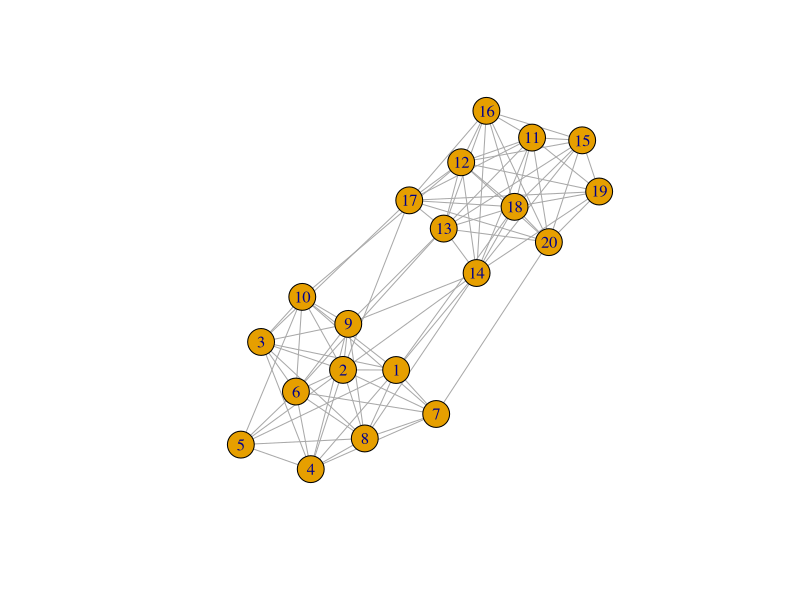

R code for this plot: (Note: this script raises an error after producing the figure.)
##CRIANDO GRAFOS ALEATÓRIOS
require(igraph)
pref_matrix <- cbind(c(0.8, 0.1), c(0.1, 0.7))
g2 <- sample_(sbm(n = 20, pref.matrix = pref_matrix,block.sizes = c(10, 10)))
g1 <- erdos.renyi.game(100,250,'gnm', directed=T)
plot(g2)

#MEDIDAS
#AI
GRAU_AI <- degree(matrixnetwork, normalized = FALSE, loops = FALSE)
DENSIDADE_AI <- edge_density(matrixnetwork, loops = FALSE) 
FORÇA_AI <- strength (matrixnetwork,   vids = V(matrixnetwork),   mode = c("all"),   loops = FALSE,   weights = NULL )
CENTRALIDADE_AI <- estimate_betweenness(matrixnetwork, vids = V(matrixnetwork), directed = FALSE,  weights = NULL, cutoff = -1)
GLOBAL_EF_AI <- global_efficiency(matrixnetwork, weights = NULL, directed = FALSE)
LOCAL_AI <- local_efficiency( matrixnetwork, vids = V(matrixnetwork),    weights = NULL,   directed = TRUE,   mode = c("all"))
GLOBAL_CLU_AI <- average_local_efficiency(  matrixnetwork,  weights = NULL,   directed = TRUE,   mode = c("all"))
#BI
GRAU_BI <- degree(matrixnetwork, normalized = FALSE, loops = FALSE)
DENSIDADE_BI <- edge_density(matrixnetwork, loops = FALSE) 
FORÇA_BI <- strength (matrixnetwork,   vids = V(matrixnetwork),   mode = c("all"),   loops = FALSE,   weights = NULL )
CENTRALIDADE_BI <- estimate_betweenness(matrixnetwork, vids = V(matrixnetwork), directed = FALSE,  weights = NULL, cutoff = -1)
GLOBAL_EF_BI <- global_efficiency(matrixnetwork, weights = NULL, directed = FALSE)
LOCAL_BI <- local_efficiency( matrixnetwork, vids = V(matrixnetwork),    weights = NULL,   directed = TRUE,   mode = c("all"))
GLOBAL_CLU_BI <- average_local_efficiency(  matrixnetwork,  weights = NULL,   directed = TRUE,   mode = c("all"))
#RANDOM
GRAU_R <- degree(g2, normalized = FALSE, loops = FALSE)
DENSIDADE_R <- edge_density(g2, loops = FALSE) 
FORÇA_R <- strength (g2,   vids = V(g2),   mode = c("all"),   loops = FALSE,   weights = NULL )
CENTRALIDADE_R <- estimate_betweenness(g2, vids = V(g2), directed = FALSE,  weights = NULL, cutoff = -1)
GLOBAL_EF_R <- global_efficiency(g2, weights = NULL, directed = FALSE)
LOCAL_R <- local_efficiency( g2, vids = V(g2),    weights = NULL,   directed = TRUE,   mode = c("all"))
GLOBAL_CLU_R <- average_local_efficiency(  g2,  weights = NULL,   directed = TRUE,   mode = c("all"))

##Estatisticas##
mean(degree(matrixnetwork, normalized = FALSE, loops = FALSE)) # calcula a media do grau
sd(degree(matrixnetwork, normalized = FALSE, loops = FALSE))
mean(DENSIDADE)
sd(DENSIDADE)
#NORMALIDADE
shapiro.test (FORÇA)
#AI-ACASO
wilcox.test(GRAU_AI, GRAU_R)
wilcox.test(FORÇA_AI,FORÇA_R)
wilcox.test(CENTRALIDADE_AI, CENTRALIDADE_R)
wilcox.test(LOCAL_AI,LOCAL_R)
wilcox.test(GLOBAL_CLU_AI,GLOBAL_CLU_R)


#GRAFICOS PARA MEDIDAS
hist(GRAU)

#CONDICAO (AI OR BI) X ACASO
####TESTAR POSSIBILIDADES ESTATISTICAS
###Forma 1 one sample
apply(degree_cool,  2,
      function(x) unlist(t.test(x)[c("statistic", "p.value")]))
apply(strength_coll,  2,
      function(x) unlist(t.test(x)[c("statistic", "p.value")]))
apply(centr_Betw_coll,  2,
      function(x) unlist(t.test(x)[c("statistic", "p.value")]))
apply(local_eff_cool,  2,
      function(x) unlist(t.test(x)[c("statistic", "p.value")]))
apply(global_eff_cool,  2,
      function(x) unlist(wilcox.test(x)[c("statistic", "p.value")])) #Wilcoxon fazer por que o valor ? constante
apply(localaverage_eff_cool,  2,
      function(x) unlist(wilcox.test(x)[c("statistic", "p.value")])) #Wilcoxon fazer
#T one sample forma 2

t.test(degree_cool[,1], mu = 0)
t.test(degree_cool[,2],mu = 0)
t.test(degree_cool[,3], mu = 0)
t.test(degree_cool[,4], mu = 0)
t.test(degree_cool[,5], mu = 0)
t.test(degree_cool[,6], mu = 0)
t.test(degree_cool[,7], mu = 0)
